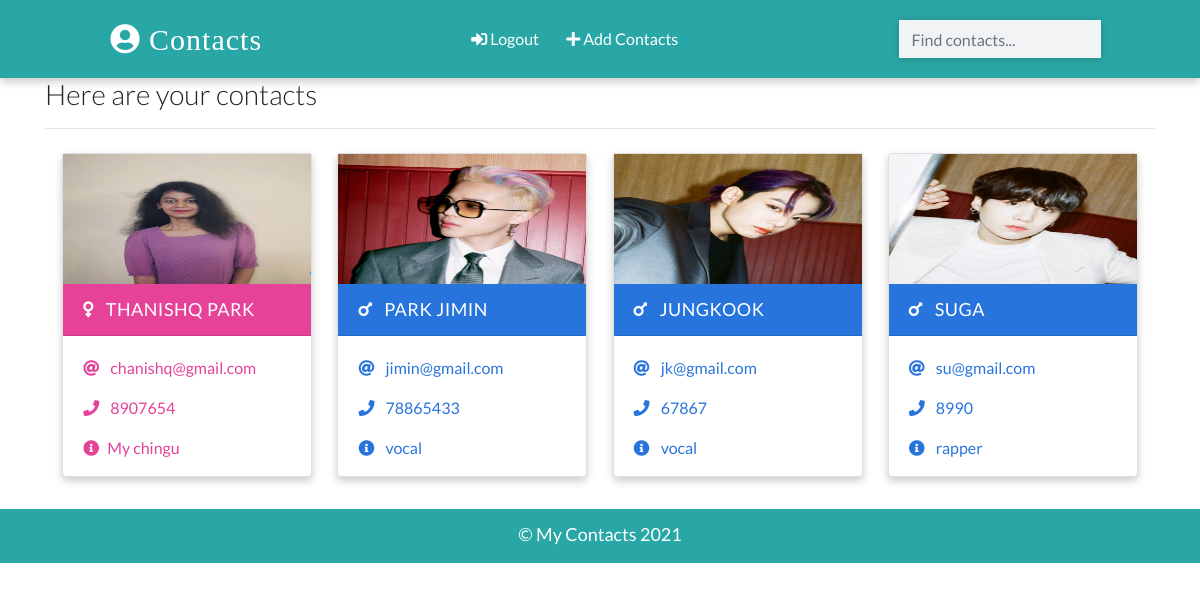
The app's page / (signed in) with its own data.
### app/models.py (models this page shows, shortened)
class Contact(models.Model):
    name=models.CharField(max_length=50)
    email=models.EmailField(max_length=30)
    phone=models.IntegerField()
    info=models.CharField(max_length=30)
    gender=models.CharField(max_length=10,choices=(
        ('male','M'),
        ('female','F')
    ))
    image=models.ImageField(upload_to='images/' , blank=True)
    date_added=models.DateTimeField(default=datetime.now)

### app/views.py (the view)
# urls.py: path('',views.HomePageView.as_view(),name="home"),
class HomePageView(LoginRequiredMixin,ListView):
    template_name='index.html'
    model=Contact
    context_object_name='contacts'

### templates/index.html (shortened to what this page needs)
{%extends 'base.html'%}
{%load static%}
{%block content%}
<div class="container">
  <h3 class="heading font-weight-light">Here are your contacts</h3>
<hr/>
</div>
<div class="container main-part">
  {% if contacts%}
  {%for con in contacts%}
  {%include 'partials/_card.html'%}
  {%endfor%}
  {%else%}
  <p>No contacts</p>
  {%endif%}
{%endblock content%}

### templates/partials/_card.html
{%load static%}
{%if con.gender == 'male'%}
  <div class="card my-2 mx-2 boy-card {%if 'deatil' in request.path%}mx-auto w-25{%endif%}">
    <img src="
    {% if con.image %}
      {{con.image.url}}
    {% else %}
      {%static 'images/boy.png'%}
    {% endif %}" class="img-fluid" />
    <div class="card-header">
      <a href="{%url 'detail' con.id%}" class="text-white header-link"
        ><i class="fas fa-mars mr-2"></i> {{con.name}}</a
        >
    </div>
    <div class="card-body pb-0">
      <p>
        <i class="fas fa-at mr-2"></i>
        <a href="mailto:{{con.mail}}">{{con.email}}</a>
      </p>
      <p>
        <i class="fas fa-phone mr-2"></i>
        <a href="tel:{{con.phone}}">{{con.phone}}</a>
      </p>
      <p><i class="fas fa-info-circle mr-2"></i> {{con.info}}</p>
    </div>
  </div>
  {%else%}
  <div class="card my-2 mx-2 girl-card {%if 'deatil' in request.path%}mx-auto w-25{%endif%}">
    <img src="
    {% if con.image %}
      {{con.image.url}}
    {% else %}
    {%static './images/girl.png'%}
    {% endif %}" class="img-fluid" />
    <div class="card-header">
      <a href="{%url 'detail' con.id%}" class="text-white header-link"
        ><i class="fas fa-venus mr-2"></i> {{con.name}}</a
        >
    </div>
    <div class="card-body pb-0">
      <p>
        <i class="fas fa-at mr-2"></i>
        <a href="mailto:{{con.email}}">{{con.email}}</a>
      </p>
      <p>
        <i class="fas fa-phone mr-2"></i>
        <a href="tel:{{con.phone}}">{{con.phone}}</a>
      </p>
      <p><i class="fas fa-info-circle mr-2"></i>{{con.info}}</p>
    </div>
  </div>
  {%endif%}

### static/css/main.css (style rules this page uses)
:root { --back: #29a7a6; --girl: #e64298; --boy: #2874dd; }
body { font-family: Lato, sans-serif; height:100%; }
.card { box-shadow: 0 4px 8px 0 rgba(0, 0, 0, 0.2); transition: 0.3s; min-width: 250px; box-sizing: border-box; }
img { height: 130px !important; display: block; position: relative; }
.card-header { font-size: 18px; letter-spacing: 0.5px; text-transform: uppercase; }
.boy-card .card-header { background-color: var(--boy); }
.boy-card .card-body, .boy-card .card-body p a { color: var(--boy); }
.girl-card .card-header { background-color: var(--girl); }
.girl-card .card-body, .girl-card .card-body p a { color: var(--girl); }
.card-body p { cursor: pointer; }
.main-part { display: flex; flex-wrap: wrap; justify-content: space-evenly; }

### records on screen
Contact: image (picture), name "THANISHQ PARK", email "chanishq@gmail.com", phone "8907654", info "My chingu"
Contact: image (picture), name "PARK JIMIN", email "jimin@gmail.com", phone "78865433", info "vocal"
Contact: image (picture), name "JUNGKOOK", email "jk@gmail.com", phone "67867", info "vocal"
Contact: image (picture), name "SUGA", email "su@gmail.com", phone "8990", info "rapper"
